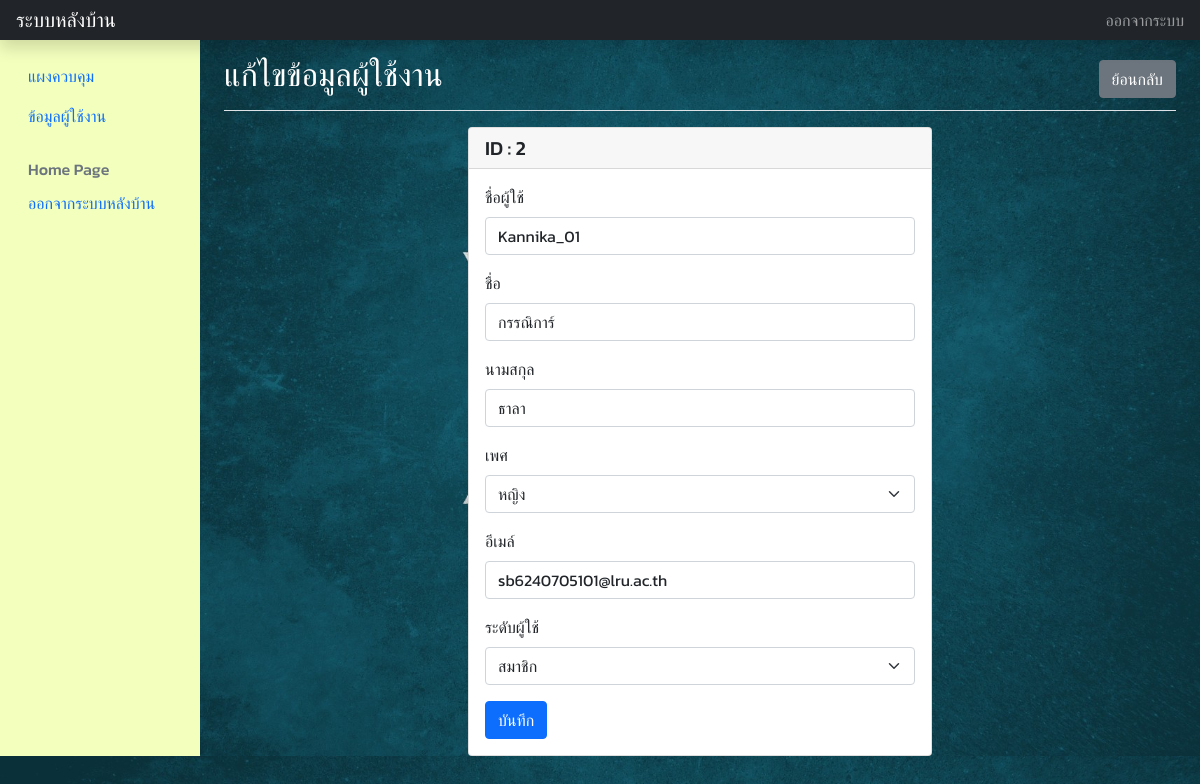
The app's page /admin/user_edit.php?id=2 (signed in) with its own data.
### tables this page shows
CREATE TABLE `tb_user` (
  `user_id` int(10) NOT NULL COMMENT 'ไอดีผู้ใช้',
  `user_username` varchar(30) NOT NULL COMMENT 'ชื่อผู้ใช้',
  `user_password` varchar(50) NOT NULL COMMENT 'รหัสผ่าน',
  `user_name` varchar(60) NOT NULL COMMENT 'ชื่อ',
  `user_surname` varchar(60) NOT NULL COMMENT 'นามสกุล',
  `user_sex` enum('ชาย','หญิง') NOT NULL COMMENT 'เพศ',
  `user_email` varchar(100) DEFAULT NULL COMMENT 'อีเมล์',
  `ref_dep_id` int(1) NOT NULL COMMENT 'tb_department',
  `user_level` enum('member','admin') NOT NULL DEFAULT 'member' COMMENT 'ระดับผู้ใช้'
);

### admin/user_edit.php (the view, shortened to what this page needs)
<?php
require_once('../connections/mysqli.php');
$id = $_GET["id"];
$sql = "SELECT * FROM tb_user WHERE user_id = '".$id."'";
$query = mysqli_query($Connection,$sql);
$result = mysqli_fetch_array($query,MYSQLI_ASSOC);
?>
<!doctype html>
<html lang="en">
  <head>
    <link href="https://cdn.jsdelivr.net/npm/bootstrap@5.1.3/dist/css/bootstrap.min.css" rel="stylesheet">
</head>
<body  background="../images/07.jpg">
    <?php include 'include/header.php'; ?>
    <div class="container-fluid">
      <div class="row">
        <?php include 'include/sidebarMenu.php'; ?>
        <main class="col-md-9 ms-sm-auto col-lg-10 px-md-4">
          <div class="d-flex justify-content-between flex-wrap flex-md-nowrap align-items-center pt-3 pb-2 mb-3 border-bottom">
          <font color="white">
          <h1 class="h2">แก้ไขข้อมูลผู้ใช้งาน</h1>
          </font>
            <div class="btn-toolbar mb-2 mb-md-0">
              <button type="button" class="btn btn-secondary" onclick="window.location.href='user.php'">ย้อนกลับ</button>
            </div>
          </div>
          <div class="row justify-content-md-center">
            <div class="col-6">
              <div class="card">
                <h5 class="card-header"><?php echo 'ID : '.$result['user_id']; ?></h5>
                <div class="card-body">
                  <form method="post">
                    <div class="mb-3">
                      <label class="form-label">ชื่อผู้ใช้</label>
                      <input type="text" class="form-control" name="user_username" value="<?php echo $result['user_username']; ?>" required/>
                    </div>
                    <div class="mb-3">
                      <label class="form-label">ชื่อ</label>
                      <input type="text" class="form-control" name="user_name" value="<?php echo $result['user_name']; ?>" required/>
                    </div>
                    <div class="mb-3">
                      <label class="form-label">นามสกุล</label>
                      <input type="text" class="form-control" name="user_surname" value="<?php echo $result['user_surname']; ?>" required/>
                    </div>
                    <div class="mb-3">
                      <label class="form-label">เพศ</label>
                      <select class="form-select" name="user_sex">
                        <option value="หญิง" <?php if ($result["user_sex"] == 'หญิง') {echo " selected";} ?>>หญิง</option>
                      </select>
                    </div>
                    <div class="mb-3">
                      <label class="form-label">อีเมล์ </label>
                      <input type="email" class="form-control" name="user_email" value="<?php echo $result['user_email']; ?>"/>
                    </div>
                    <div class="mb-3">
                      <label class="form-label">ระดับผู้ใช้</label>
                      <select class="form-select" name="user_level">
                        <option value="member" <?php if ($result["user_level"] == 'member') {echo " selected";} ?>>สมาชิก</option>
                      </select>
                    </div>
                    <button type="submit" name="submit" class="btn btn-primary">บันทึก</button>
                  </form>
                </div>
              </div>
            </div>
          </div>
        </main>
      </div>
    </div>
  </body>
</html>

### admin/user_edit.php (style rules this page uses)
body { font-family: kanit; background-position: left top; background-size: cover; background-repeat: repeat; }

### records on screen
tb_user: user_id "2", user_username "Kannika_01", user_name "กรรณิการ์", user_surname "ธาลา", user_sex "หญิง", user_email "sb6240705101@lru.ac.th", user_level "สมาชิก"
